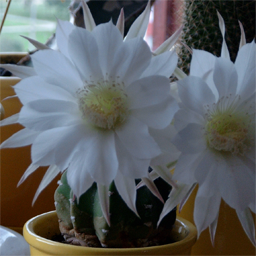
#> input picture kaktus256.bmp, 256 x 256 px
$ jupyter execute JPEG_kompresija.ipynb   (older library calls are emulated)
#> lines starting #> are read from the running program, lines starting #| are printed output that depends on the picture
[cell 1]
import skimage as si
from scipy import misc
import numpy as np
import math

[cell 2]
rgb_image_original = misc.imread("kaktus256.bmp")
#> rgb_image_original is the input picture: shape (256, 256, 3); mean R, G, B 92.5, 95.8, 97.6

# prosirivanje slike ukoliko njena visina ili sirina nije deljiva sa 8
# da bi mogla da se podeli na 8x8 blokove
sirina_originalne = rgb_image_original.shape[0]
#> sirina_originalne = 256
visina_originalne = rgb_image_original.shape[1]
#> visina_originalne = 256

if sirina_originalne % 8 != 0:
    nova_sirina = sirina_originalne + (8 - (sirina_originalne % 8))
else:
    nova_sirina = sirina_originalne
#> nova_sirina = 256

if visina_originalne % 8 != 0:
    nova_visina = visina_originalne + (8 - (sirina_originalne % 8))
else:
    nova_visina = visina_originalne
#> nova_visina = 256

rgb_image = np.zeros((nova_sirina, nova_visina, 3), dtype='int16')
rgb_image[0:sirina_originalne,0:visina_originalne,0] = rgb_image_original[:,:,0]
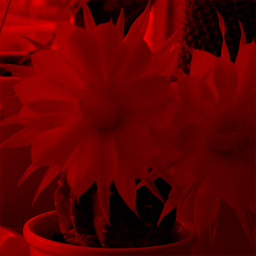
#> rgb_image: shape (256, 256, 3) int16; mean R, G, B 92.5, 0, 0
rgb_image[0:sirina_originalne,0:visina_originalne,1] = rgb_image_original[:,:,1]
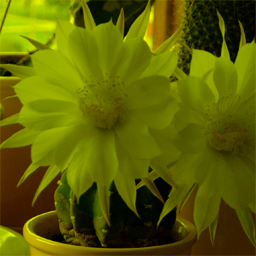
#> rgb_image: shape (256, 256, 3) int16; mean R, G, B 92.5, 95.8, 0
rgb_image[0:sirina_originalne,0:visina_originalne,2] = rgb_image_original[:,:,2]


# izdvajanje matrice za svaku boju posebno
crvena = np.array(rgb_image[:,:,0],dtype='int16')
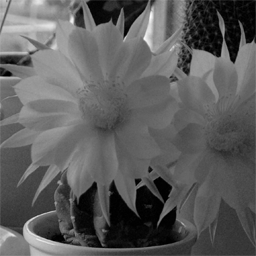
#> crvena: shape (256, 256) int16; min 0, max 254, mean 92.5
zelena = np.array(rgb_image[:,:,1],dtype='int16')
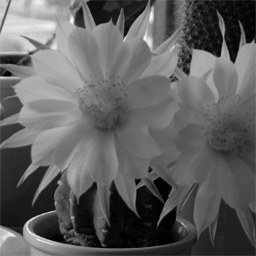
#> zelena: shape (256, 256) int16; min 0, max 255, mean 95.8
plava = np.array(rgb_image[:,:,2],dtype='int16')
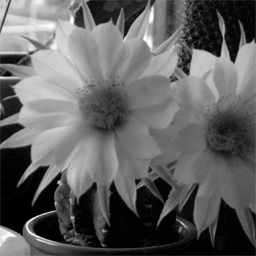
#> plava: shape (256, 256) int16; min 0, max 255, mean 97.6

# siva = np.array((crvena+zelena+plava)//3,dtype='int16')

[cell 3]
# rgb_image[:,:,0] = siva
# rgb_image[:,:,1] = siva
# rgb_image[:,:,2] = siva

[cell 4]
# misc.imsave("gray_image.bmp",rgb_image)

[cell 5]
# izracunavanje broja blokova 8x8
broj_vertikalnih_blokova = rgb_image.shape[0] // 8
#> broj_vertikalnih_blokova = 32
broj_horizontalnih_blokova = rgb_image.shape[1] // 8
#> broj_horizontalnih_blokova = 32

[cell 6]
# pravljenje matrice diskretne kosinusne transformacije (DCT)
T = np.zeros((8, 8))
T[0] = 1/(math.sqrt(8))
for i in range(1, 8):
    for j in range(0, 8):
        T[i][j] = math.sqrt(2/8)*math.cos(((2*j+1)*i*math.pi)/(2*8))

[cell 7]
# pravljenje kvantizacione matrice
Q50 = np.array([[16, 11, 10, 16, 24, 40, 51, 61],
              [12, 12, 14, 19, 26, 58, 60, 55],
              [14, 13, 16, 24, 40, 57, 69, 56],
              [14, 17, 22, 29, 51, 87, 80, 62],
              [18, 22, 37, 56, 68, 109, 103, 77],
              [24, 35, 55, 64, 81, 104, 113, 92],
              [49, 64, 78, 87, 103, 121, 120, 101],
              [72, 92, 95, 98, 112, 100, 103, 99]],dtype='int16')

# na osnovu izbora nivoa kvaliteta pravi se nova kvantizaciona matrica
nivo_kvaliteta = 50

# nivo kvaliteta treba da bude izmedju 1 i 99
if nivo_kvaliteta < 1:
    nivo_kvaliteta = 1
if nivo_kvaliteta > 99:
    nivo_kvaliteta = 100

# racunanje nove kvantizacione matrice za izabrani kvalitet
if nivo_kvaliteta > 50:
    Q = (100-nivo_kvaliteta)/50*Q50
else:
    if nivo_kvaliteta < 50:
        Q = 50/nivo_kvaliteta*Q50
    else:
        Q = Q50

Q = np.array(Q, dtype='int16')

# provera da boja nije izasla iz predvidjenog okvira 0-255
for i in range(0, 8):
    for j in range(0, 8):
        if Q[i, j] > 255:
            Q[i, j] = 255
        if Q[i, j] < 1:
            Q[i, j] = 1

[cell 8]
# kompresija

# inicijalizacija matrica
kompresovana_crvena = np.zeros(rgb_image.shape[0:2])
kompresovana_zelena = np.zeros(rgb_image.shape[0:2])
kompresovana_plava = np.zeros(rgb_image.shape[0:2])

# inicijalizacija broja nula za svaku boju
broj_nula_crvena = 0
broj_nula_zelena = 0
broj_nula_plava = 0

# za svaki blok 8x8 i svaku boju
for i in range(0, broj_vertikalnih_blokova):
    for j in range(0, broj_horizontalnih_blokova):
        # izdvajanje odgovarajuceg bloka
        original_crvena = crvena[i*8 : (i*8+8), j*8 : (j*8+8)]
        original_zelena = zelena[i*8 : (i*8+8), j*8 : (j*8+8)]
        original_plava = plava[i*8 : (i*8+8), j*8 : (j*8+8)]

        # prebacivanje u opseg -128-127 sa kojim radi DCT
        M_crvena = original_crvena-128
        M_zelena = original_zelena-128
        M_plava = original_plava-128

        # primena diskretne kosinusne transformacije (DCT)
        D_crvena = T.dot(M_crvena.dot(T.transpose()))
        D_zelena = T.dot(M_zelena.dot(T.transpose()))
        D_plava = T.dot(M_plava.dot(T.transpose()))

        # kvantizacija - deljenje kvantizacionom matricom
        C_crvena = np.round(np.divide(D_crvena,Q))
        C_zelena = np.round(np.divide(D_zelena,Q))
        C_plava = np.round(np.divide(D_plava,Q))

        # brojenje nula u dobijenoj kompresovanoj matrici
        for m in range(0, 8):
            for n in range(0, 8):
                if C_crvena[m, n] == 0:
                    broj_nula_crvena += 1
                if C_zelena[m, n] == 0:
                    broj_nula_zelena += 1
                if C_plava[m, n] == 0:
                    broj_nula_plava+= 1

        # prepisivanje u kompresovane matrice cele slike
        kompresovana_crvena[i*8 : (i*8+8), j*8 : (j*8+8)] = C_crvena
        kompresovana_zelena[i*8 : (i*8+8), j*8 : (j*8+8)] = C_zelena
        kompresovana_plava[i*8 : (i*8+8), j*8 : (j*8+8)] = C_plava
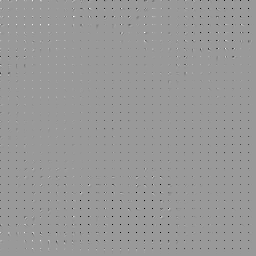
#> kompresovana_crvena: shape (256, 256) float64; min -63, max 42, mean -0.3; drawn with min black and max white
#> after the loop, broj_nula_crvena = 57173; broj_nula_plava = 55960; broj_nula_zelena = 56823

# procenat 0 u matricama:
procenat_nula = (broj_nula_crvena + broj_nula_plava + broj_nula_zelena) / (3 * rgb_image.shape[0] * rgb_image.shape[1]) * 100
#> procenat_nula = 86.44
print('Procenat nula u matricama je: % .2f ' % procenat_nula)
#| Procenat nula u matricama je:  86.44

[cell 9]
# dekompresija

# inicijalizacija matrica
dekompresovana_crvena = np.zeros(rgb_image.shape[0:2])
dekompresovana_zelena = np.zeros(rgb_image.shape[0:2])
dekompresovana_plava = np.zeros(rgb_image.shape[0:2])

# za svaki blok 8x8 i svaku boju
for i in range(0, broj_vertikalnih_blokova):
    for j in range(0, broj_horizontalnih_blokova):
        # izdvajanje odgovarajuceg bloka
        C_crvena = kompresovana_crvena[i*8 : (i*8+8), j*8 : (j*8+8)]
        C_zelena = kompresovana_zelena[i*8 : (i*8+8), j*8 : (j*8+8)]
        C_plava = kompresovana_plava[i*8 : (i*8+8), j*8 : (j*8+8)]

        # mnozenje kvantizacionom matricom
        R_crvena = np.multiply(C_crvena,Q)
        R_zelena = np.multiply(C_zelena,Q)
        R_plava = np.multiply(C_plava,Q)

        # primena inverzne diskretne kosinusne transformacije (IDCT)
        N_crvena = np.round((T.transpose()).dot(R_crvena.dot(T))) + 128
        N_zelena = np.round((T.transpose()).dot(R_zelena.dot(T))) + 128
        N_plava = np.round((T.transpose()).dot(R_plava.dot(T))) + 128

        # provera da boja nije izasla iz predvidjenog okvira 0-255
        for m in range(0, 8):
            for n in range(0, 8):
                if N_crvena[m, n] > 255:
                    N_crvena[m, n] = 255
                if N_crvena[m, n] < 0:
                    N_crvena[m, n] = 0
                if N_zelena[m, n] > 255:
                    N_zelena[m,n] = 255
                if N_zelena[m, n] < 0:
                    N_zelena[m, n] = 0
                if N_plava[m, n] > 255:
                    N_plava[m, n] = 255
                if N_plava[m, n] < 0:
                    N_plava[m, n] = 0

        # prepisivanje u dekompresovanu matricu cele slike
        dekompresovana_crvena[i*8 : (i*8+8), j*8 : (j*8+8)] = N_crvena
        dekompresovana_zelena[i*8 : (i*8+8), j*8 : (j*8+8)] = N_zelena
        dekompresovana_plava[i*8 : (i*8+8), j*8 : (j*8+8)] = N_plava

# cuvanje nove slike
rgb_image_original[:,:,0] = dekompresovana_crvena[0:sirina_originalne,0:visina_originalne]
rgb_image_original[:,:,1] = dekompresovana_zelena[0:sirina_originalne,0:visina_originalne]
rgb_image_original[:,:,2] = dekompresovana_plava[0:sirina_originalne,0:visina_originalne]
misc.imsave("gray_image_compressed50.bmp",rgb_image_original)
